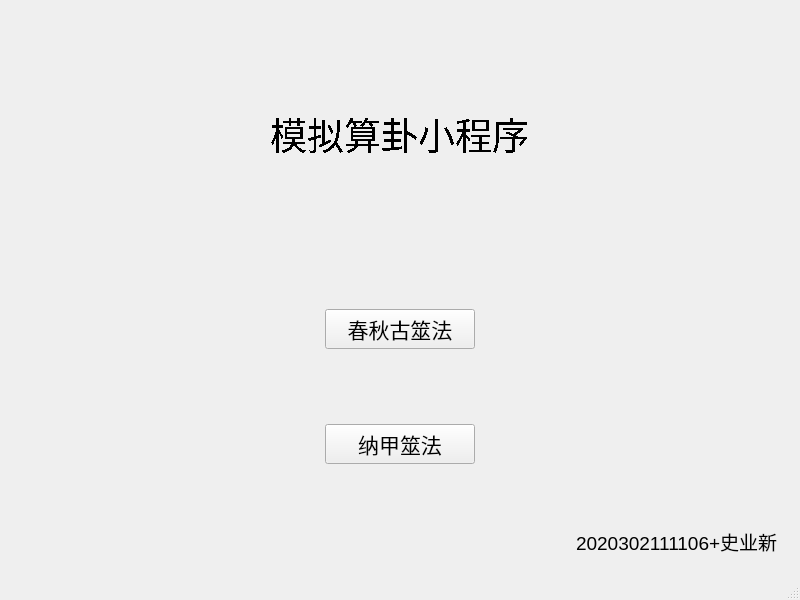
<?xml version="1.0" encoding="UTF-8"?>
<ui version="4.0">
 <class>MainWindow</class>
 <widget class="QMainWindow" name="MainWindow">
  <property name="geometry">
   <rect>
    <x>0</x>
    <y>0</y>
    <width>800</width>
    <height>600</height>
   </rect>
  </property>
  <property name="maximumSize">
   <size>
    <width>800</width>
    <height>600</height>
   </size>
  </property>
  <property name="windowTitle">
   <string>MainWindow</string>
  </property>
  <widget class="QWidget" name="centralWidget">
   <layout class="QVBoxLayout" name="verticalLayout_2">
    <item>
     <widget class="QLabel" name="label">
      <property name="sizePolicy">
       <sizepolicy hsizetype="Preferred" vsizetype="Preferred">
        <horstretch>0</horstretch>
        <verstretch>0</verstretch>
       </sizepolicy>
      </property>
      <property name="font">
       <font>
        <pointsize>16</pointsize>
        <stylestrategy>NoAntialias</stylestrategy>
       </font>
      </property>
      <property name="contextMenuPolicy">
       <enum>Qt::CustomContextMenu</enum>
      </property>
      <property name="text">
       <string>&lt;html&gt;&lt;head/&gt;&lt;body&gt;&lt;p&gt;&lt;span style=&quot; font-size:28pt;&quot;&gt;模拟算卦小程序&lt;/span&gt;&lt;/p&gt;&lt;/body&gt;&lt;/html&gt;</string>
      </property>
      <property name="textFormat">
       <enum>Qt::AutoText</enum>
      </property>
      <property name="alignment">
       <set>Qt::AlignCenter</set>
      </property>
      <property name="wordWrap">
       <bool>false</bool>
      </property>
     </widget>
    </item>
    <item>
     <widget class="QWidget" name="widget" native="true">
      <property name="sizePolicy">
       <sizepolicy hsizetype="Preferred" vsizetype="Preferred">
        <horstretch>0</horstretch>
        <verstretch>0</verstretch>
       </sizepolicy>
      </property>
      <layout class="QVBoxLayout" name="verticalLayout">
       <item>
        <widget class="QWidget" name="widget_2" native="true">
         <layout class="QHBoxLayout" name="horizontalLayout">
          <item>
           <spacer name="horizontalSpacer">
            <property name="orientation">
             <enum>Qt::Horizontal</enum>
            </property>
            <property name="sizeHint" stdset="0">
             <size>
              <width>40</width>
              <height>20</height>
             </size>
            </property>
           </spacer>
          </item>
          <item>
           <widget class="QPushButton" name="pushButton">
            <property name="minimumSize">
             <size>
              <width>150</width>
              <height>40</height>
             </size>
            </property>
            <property name="font">
             <font>
              <pointsize>16</pointsize>
             </font>
            </property>
            <property name="text">
             <string>春秋古筮法</string>
            </property>
           </widget>
          </item>
          <item>
           <spacer name="horizontalSpacer_2">
            <property name="orientation">
             <enum>Qt::Horizontal</enum>
            </property>
            <property name="sizeHint" stdset="0">
             <size>
              <width>40</width>
              <height>20</height>
             </size>
            </property>
           </spacer>
          </item>
         </layout>
        </widget>
       </item>
       <item>
        <widget class="QWidget" name="widget_3" native="true">
         <layout class="QHBoxLayout" name="horizontalLayout_2">
          <item>
           <spacer name="horizontalSpacer_3">
            <property name="orientation">
             <enum>Qt::Horizontal</enum>
            </property>
            <property name="sizeHint" stdset="0">
             <size>
              <width>40</width>
              <height>20</height>
             </size>
            </property>
           </spacer>
          </item>
          <item>
           <widget class="QPushButton" name="pushButton_2">
            <property name="minimumSize">
             <size>
              <width>150</width>
              <height>40</height>
             </size>
            </property>
            <property name="font">
             <font>
              <pointsize>16</pointsize>
             </font>
            </property>
            <property name="text">
             <string>纳甲筮法</string>
            </property>
           </widget>
          </item>
          <item>
           <spacer name="horizontalSpacer_4">
            <property name="orientation">
             <enum>Qt::Horizontal</enum>
            </property>
            <property name="sizeHint" stdset="0">
             <size>
              <width>40</width>
              <height>20</height>
             </size>
            </property>
           </spacer>
          </item>
         </layout>
        </widget>
       </item>
      </layout>
     </widget>
    </item>
    <item>
     <widget class="QWidget" name="widget_4" native="true">
      <property name="sizePolicy">
       <sizepolicy hsizetype="Preferred" vsizetype="Fixed">
        <horstretch>0</horstretch>
        <verstretch>0</verstretch>
       </sizepolicy>
      </property>
      <layout class="QHBoxLayout" name="horizontalLayout_3">
       <item>
        <spacer name="horizontalSpacer_5">
         <property name="orientation">
          <enum>Qt::Horizontal</enum>
         </property>
         <property name="sizeHint" stdset="0">
          <size>
           <width>40</width>
           <height>20</height>
          </size>
         </property>
        </spacer>
       </item>
       <item>
        <widget class="QLabel" name="label_2">
         <property name="text">
          <string>&lt;html&gt;&lt;head/&gt;&lt;body&gt;&lt;p&gt;&lt;span style=&quot; font-size:14pt;&quot;&gt;2020302111106+史业新&lt;/span&gt;&lt;/p&gt;&lt;/body&gt;&lt;/html&gt;</string>
         </property>
        </widget>
       </item>
      </layout>
     </widget>
    </item>
   </layout>
  </widget>
  <widget class="QStatusBar" name="statusBar"/>
  <widget class="QMenuBar" name="menuBar">
   <property name="geometry">
    <rect>
     <x>0</x>
     <y>0</y>
     <width>800</width>
     <height>26</height>
    </rect>
   </property>
  </widget>
 </widget>
 <layoutdefault spacing="6" margin="11"/>
 <resources/>
 <connections/>
</ui>
